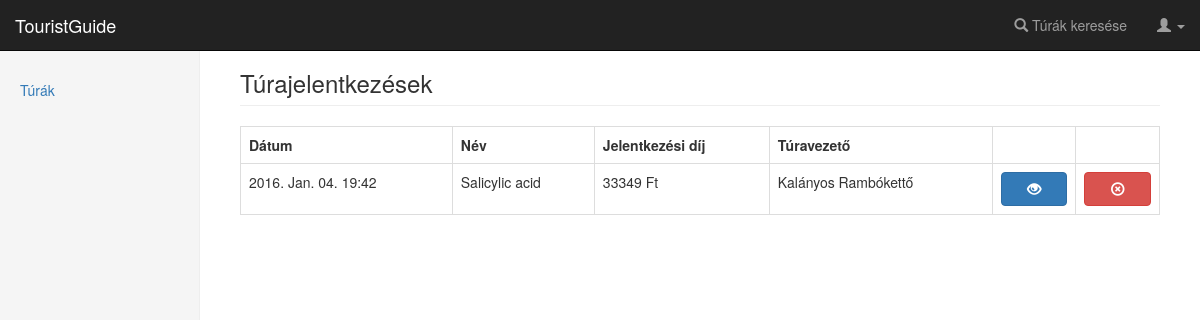
The page /registrations (signed in) on the database as committed earlier.
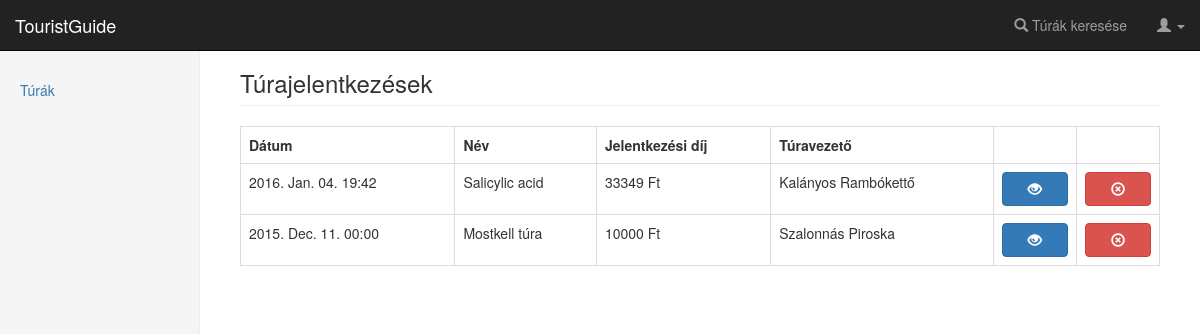
The same page on the database as committed later.
### app/db/models.py (models this page shows, shortened)
class Tour(database.Model):
    __tablename__ = 'tours'
    id = database.Column(database.Integer, primary_key=True)
    name = database.Column(database.String(64), index=True)
    place = database.Column(database.String(64))
    start_datetime = database.Column(database.DateTime)
    end_datetime = database.Column(database.DateTime)
    images = database.Column(database.Text)
    experience_id = database.Column(
        database.Integer, database.ForeignKey('experiences.id')
    )
    experience = database.relationship(
        'Experience', backref=database.backref('tours', lazy='dynamic')
    )
    tour_guide_id = database.Column(
        database.Integer, database.ForeignKey('users.id')
    )
    tour_guide = database.relationship(
        'User', backref=database.backref('tours', lazy='dynamic')
    )
    description = database.Column(database.Text)
    price = database.Column(database.Integer)

class User(UserMixin, database.Model):
    __tablename__ = 'users'
    id = database.Column(database.Integer, primary_key=True)
    username = database.Column(database.String(64), unique=True, index=True)
    password = database.Column(database.String(40), nullable=False)
    fullname = database.Column(database.String(64), nullable=False)
    avatar_src = database.Column(database.String(100))
    birth = database.Column(database.Date)
    experience_id = database.Column(
        database.Integer, database.ForeignKey('experiences.id'))
    experience = database.relationship(
        'Experience', backref=database.backref('users', lazy='dynamic')
    )
    account_type_id = database.Column(
        database.Integer, database.ForeignKey('roles.id')
    )
    account_type = database.relationship(
        'Role', backref=database.backref('users', lazy='dynamic')
    )
    email = database.Column(database.String(100), nullable=False)
    phone = database.Column(database.String(11))
    allowance = database.Column(database.Integer)

### app/users/views.py (the view)
@users.route('/registrations')
@login_required
def registrations():
    regs = RegistrationManager.get_registrations_of_user(current_user)
    results = []
    for reg in regs:
        results.append(TourManager.get_tour_by_id(reg.tour_id))
    return render_template(
        'registrations.html', sidebar_items=sidebar_items, results=results)

### app/__init__.py (called while the page is built)
def create_app(config_name):
    app = Flask(__name__)
    app.config.from_object(config_name)
    bootstrap.init_app(app)
    database.init_app(app)
    loginmanager.init_app(app)
    mail.init_app(app)
    from .admin.views import admin as admin_blueprint
    from .basic.views import basic as basic_blueprint
    from .users.views import users as users_blueprint
    from .tours.views import tours_blueprint
    app.register_blueprint(basic_blueprint)
    app.register_blueprint(users_blueprint)
    app.register_blueprint(admin_blueprint)
    app.register_blueprint(tours_blueprint)
    @app.template_filter('literal_date')
    def _jinja2_filter_literal_date(date):
        return date.strftime("%Y. %b. %d.")
    @app.template_filter('time')
    def _jinja2_filter_literal_date(date):
        return date.strftime("%H:%M")
    return app

### app/db/models.py (called while the page is built)
@loginmanager.user_loader
def load_user(user_id):
    return User.query.get(int(user_id))

### app/db/registrationmanager.py (called while the page is built)
    @staticmethod
    def get_registrations_of_user(user):
        return Registration.query.filter_by(user_id=user.id).all()

### app/db/tourmanager.py (called while the page is built)
    @staticmethod
    def get_tour_by_id(tour_id):
        return Tour.query.get(tour_id)

### app/templates/registrations.html (shortened to what this page needs)
{% extends "base.html" %}
{% block page_content %}
<h3 class="page-header">Túrajelentkezések</h3>
{% if results %}
<table class="table table-bordered table-hover">
  <tr>
    <th>Dátum</th>
    <th>Név</th>
    <th>Jelentkezési díj</th>
    <th>Túravezető</th>
    <th></th>
    <th></th>
  </tr>
  {% for tour in results %}
  <tr>
    <td>{{ tour.start_datetime|literal_date }} {{ tour.start_datetime|time }}</td>
    <td>{{ tour.name }}</td>
    <td>{{ tour.price }} Ft</td>
    <td>{{ tour.tour_guide.fullname }}</td>
    <td style="vertical-align: middle">
      <a href="{{ url_for('tours.view_tour', tour_id=tour.id) }}" class="btn btn-primary btn-block" role="button">
        <span class="glyphicon glyphicon-eye-open"></span>
      </a>
    </td>
    <td style="vertical-align: middle">
      <a href="{{ url_for('users.detach_from_tour', tour_id=tour.id) }}" class="btn btn-danger btn-block" role="button">
        <span class="glyphicon glyphicon-remove-circle"></span>
      </a>
    </td>
  </tr>
  {% endfor %}
</table>
{% else %}
<div class="alert alert-warning" role="alert">Még nem jelentkeztél egy túrára sem!</div>
{% endif %}
{% endblock page_content %}

### app/templates/base.html
{% extends "bootstrap/base.html" %}
{% block styles %}
{{ super() }}
    <link href="{{ url_for('static', filename='css/main.css') }}" rel="stylesheet">
{% endblock styles %}
{% block navbar %}
{% include "navbar.html" %}
{% endblock navbar %}
{% block content %}
<div class="container-fluid">
  <div class="row">
    <div class="col-sm-3 col-md-2 sidebar">
      {% set active_page = active_page %}
      {% include "sidebar.html" %}
    </div>
    <div class="col-sm-9 col-sm-offset-3 col-md-10 col-md-offset-2 main">
      {% block page_content %}
      {% endblock page_content %}
    </div>
  </div>
</div>
{% endblock content %}

### app/templates/navbar.html (shortened to what this page needs)
<nav class="navbar navbar-inverse navbar-fixed-top">
  <div class="container-fluid">
    <div class="navbar-header">
      <a class="navbar-brand" href="/">TouristGuide</a>
    </div>
    <div id="navbar" class="navbar-collapse collapse">
      <ul class="nav navbar-nav navbar-right">
        <li><a href="{{ url_for('tours.search_tours') }}"><span class="glyphicon glyphicon-search" aria-hidden="true"></span>
          Túrák keresése</a></li>
        {% if current_user.is_authenticated %}
        <li class="dropdown">
          <a href="#" class="dropdown-toggle" data-toggle="dropdown" role="button" aria-haspopup="true" aria-expanded="false">
            <span class="glyphicon glyphicon-user" aria-hidden="true"></span>
            <span class="caret"></span>
          </a>
        </li>
        {% else %}
        <li><a href="{{ url_for('users.register') }}"><span class="glyphicon glyphicon-edit" aria-hidden="true"></span>
          Regisztráció</a></li>
        <li><a href="{{ url_for('users.login') }}"><span class="glyphicon glyphicon-log-in" aria-hidden="true"></span>
          Bejelentkezés</a></li>
        {% endif %}
      </ul>
    </div>
  </div>
</nav>

### app/templates/sidebar.html
<ul class="nav nav-sidebar">
  {% for href, id, caption in sidebar_items -%}
  <li{% if id == active_page %} class="active"{% endif %}><a href="{{ href|e }}">{{ caption|e }}</a></li>
  {% endfor %}
</ul>

### app/static/css/main.css (style rules this page uses)
body { padding-top: 50px; }
.sidebar { display: none; }
@media (min-width: 768px) { .sidebar { position: fixed; top: 50px; bottom: 0; left: 0; z-index: 1000; display: block; padding: 20px; overflow-x: hidden; overflow-y: auto; background-color: #f5f5f5; border-right: 1px solid #eee; } }
.nav-sidebar { margin-right: -21px; margin-bottom: 20px; margin-left: -20px; }
.nav-sidebar > li > a { padding-right: 20px; padding-left: 20px; }
.main { padding: 20px; }
@media (min-width: 768px) { .main { padding-right: 40px; padding-left: 40px; } }
.main .page-header { margin-top: 0; }

Rows that differ between the two databases and show on the page:
added Tour: start_datetime|literal_date "2015. Dec. 11.", start_datetime "00:00", name "Mostkell túra", price "10000", tour_guide.fullname "Szalonnás Piroska"
